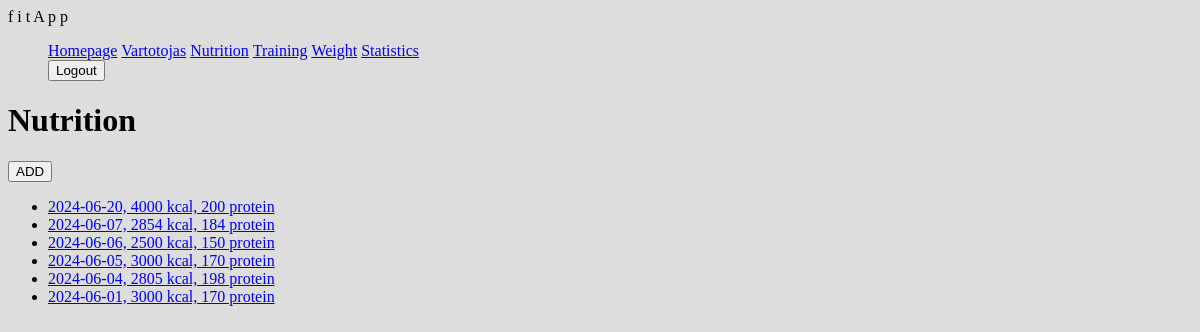
Before: /fitness/nutrition/ (signed in) with the older database file.
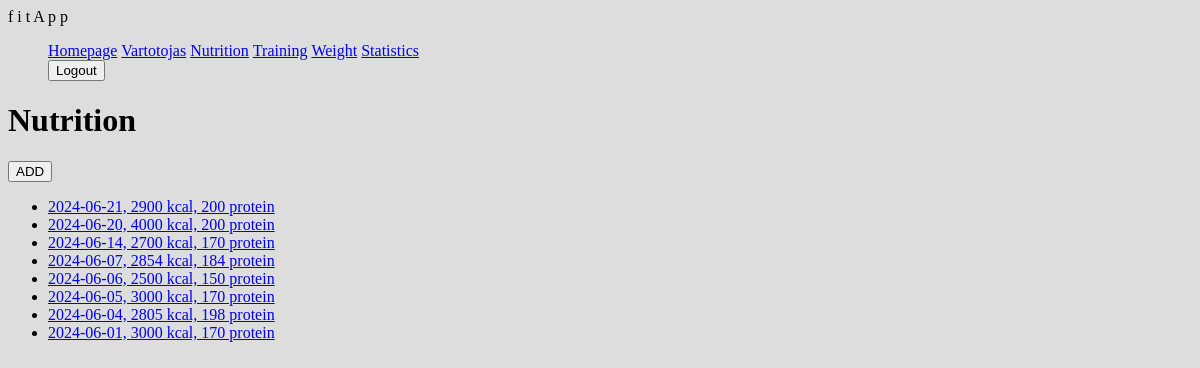
After: the same page with the newer database file.
### fitness/models.py (models this page shows, shortened)
class DayOfEating(models.Model):
    date = models.DateField('Date', default=date.today)
    kcal = models.IntegerField('Calories', blank=True, null=True)
    protein = models.IntegerField('Protein', blank=True, null=True)
    athlete = models.ForeignKey(User, on_delete=models.SET_NULL, null=True, blank=True)
    class Meta:
        verbose_name = 'Day of eating'
        verbose_name_plural = 'Days of eating'
    def __repr__(self):
        return f"{self.date}, {self.kcal} kcal, {self.protein} protein"

### fitness/views.py (the view)
# urls.py: path('nutrition/', views.DaysOfEatingListView.as_view(), name='nutrition'),
class DaysOfEatingListView(LoginRequiredMixin, ListView):
    model = DayOfEating
    template_name = 'days_of_eating.html'
    def get_queryset(self):
        return DayOfEating.objects.filter(athlete=self.request.user).order_by('-date')

### templates/days_of_eating.html
{% extends "base.html" %}
{% block content %}
    <h1>Nutrition</h1>
     <a href="{% url 'nutrition-add' %}"><button>ADD</button></a>
    {% if dayofeating_list %}
    <ul>
        {% for day in dayofeating_list %}
            <li id="days">
            <a  href="{% url 'nutrition-details' day.pk %}">{{ day|stringformat:'r' }} </a>
            </li>
        {% endfor %}
    </ul>
    {% else %}
      <p>You have not recorded your nutrition yet.</p>
    {% endif %}
{% endblock %}

Changed rows visible on the page:
added DayOfEating: date+kcal+protein "2024-06-21, 2900 kcal, 200 protein"
added DayOfEating: date+kcal+protein "2024-06-14, 2700 kcal, 170 protein"
